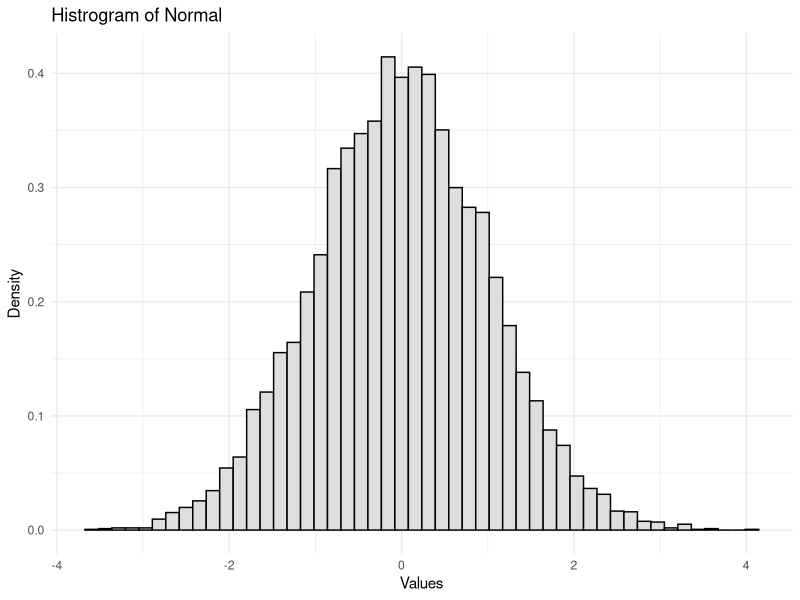
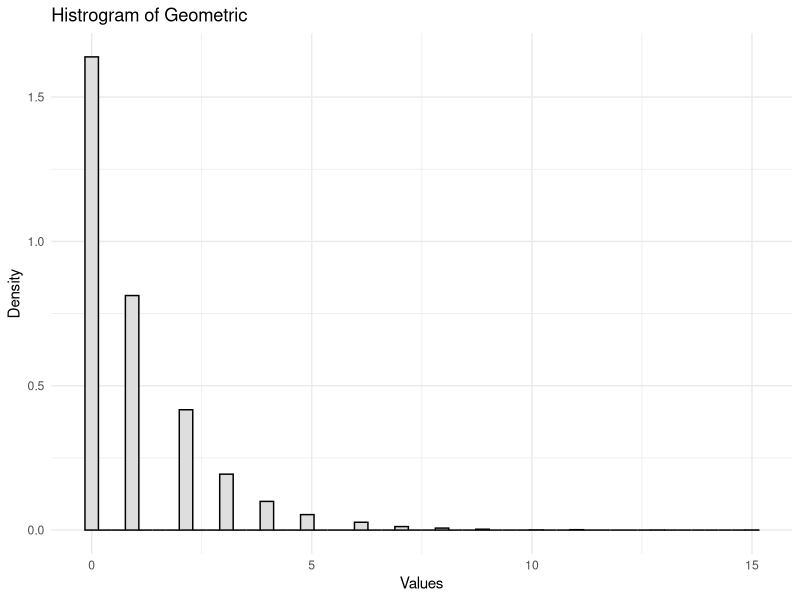
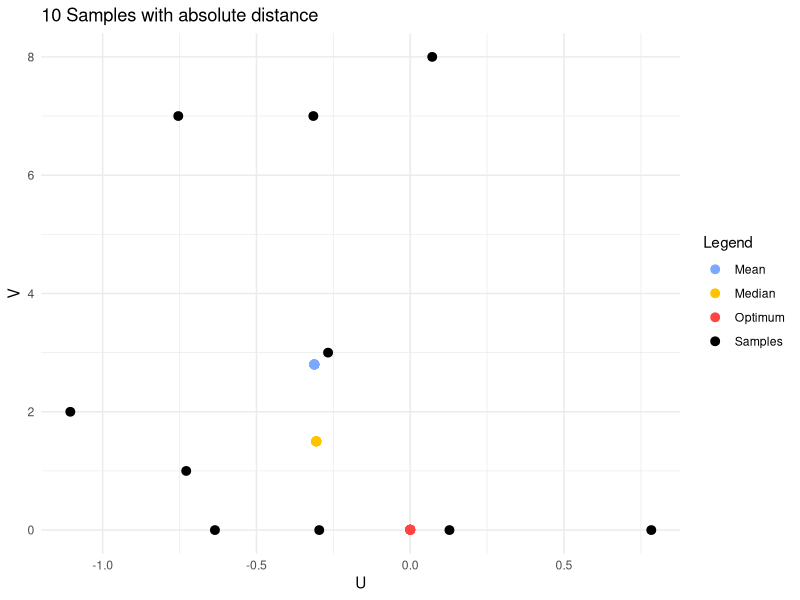
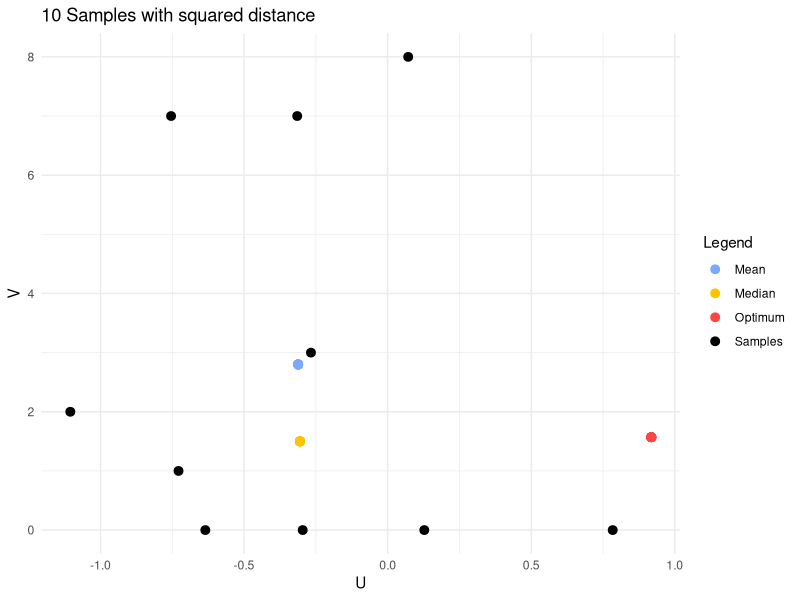
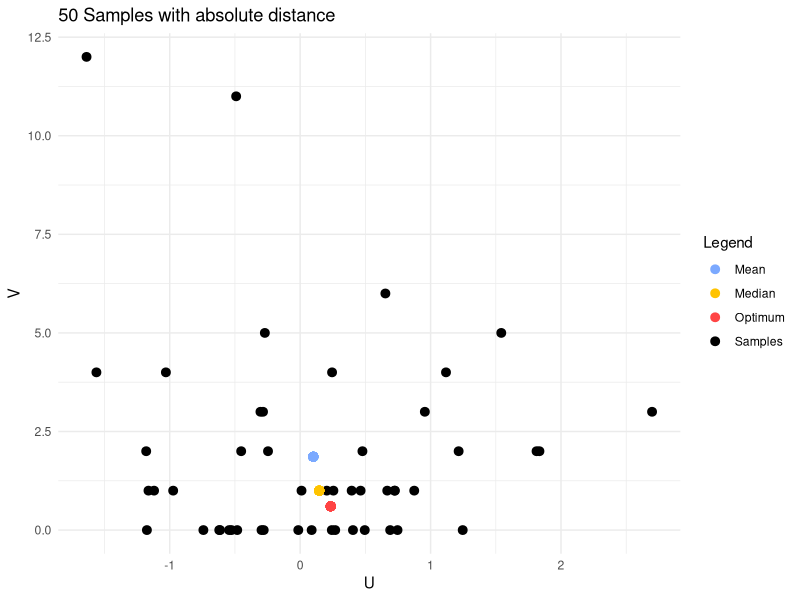
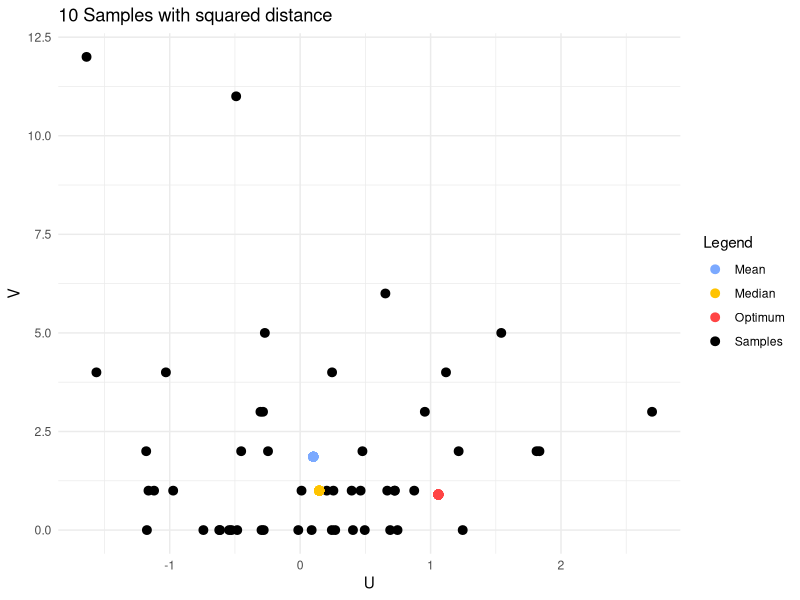

Write the R code that produced these figures, in order.
## ---- chunk 1
knitr::opts_chunk$set(echo = TRUE)
library(ggplot2)
## ---- chunk 2

rng_rnorm = function(n = 1) {
  
  theta = runif(ceiling(n/2), 0, 2*pi)
  d = runif(ceiling(n/2))
  
  res1 = sqrt(-2 * log(d)) * cos(theta)
  res2 = sqrt(-2 * log(d)) * sin(theta)
  
  res = c(res1, res2)
  
  return(res[1:n])
}

samples_norm = rng_rnorm(10000)

ggplot(data.frame(samples_norm)) +
  geom_histogram(aes(x = samples_norm, y=..density..),
                 color = "black", fill = "#dedede", bins = 50) +
  labs(title = "Histrogram of Normal",y = "Density",x = "Values",
       color = "Legend") + 
  theme_minimal()


## ---- chunk 3
rng_rgeom = function(n = 1, p = 0.5) {
  
  samples = numeric(n)
  
  for (i in 1:n) {
    cnt = 0
    while (sample(c(0,1), 1 ,replace=FALSE, prob=c(1-p,p)) == 0) {
      cnt = cnt +1
    }
    samples[i] = cnt
  }
  return(samples)
}

samples_geom = rng_rgeom(10000)

ggplot(data.frame(samples_geom)) +
  geom_histogram(aes(x = samples_geom, y=..density..),
                 color = "black", fill = "#dedede", bins = 50) +
  labs(title = "Histrogram of Geometric",y = "Density",x = "Values",
       color = "Legend") + 
  theme_minimal()

## ---- chunk 4

d_abs = function(x, y) {
  return(rowSums(abs(x - y)))
}

d_sq = function(x, y) {
  return(rowSums((x - y)^2))
}

fratchet_mean = function(y, X, w = 1, dist) {
  return(sum(w * dist(X, y)))
}

rng_bivariate = function(n, p) {
  U = rng_rnorm(n)
  V = rng_rgeom(n, p)
  
  return(as.matrix(data.frame(U, V)))
}

sample_10 = rng_bivariate(10, p = 1/3)
sample_50 = rng_bivariate(50, p = 1/3)
y_init_10 = c(mean(sample_10[,1]), mean(sample_10[,2]))
y_init_50 = c(mean(sample_50[,1]), mean(sample_50[,2]))

y_10_opt_abs = optim(y_init_10, fratchet_mean, method ="BFGS", w = 1,
                     dist = d_abs, X = sample_10, control = list(fnscale = 1))

y_10_opt_sq = optim(y_init_10, fratchet_mean, method ="BFGS", w = 1,
                     dist = d_sq, X = sample_10, control = list(fnscale =1))

y_50_opt_abs = optim(y_init_50, fratchet_mean, method ="BFGS", w = 1,
                     dist = d_abs, X = sample_50, control = list(fnscale =1))

y_50_opt_sq = optim(y_init_50, fratchet_mean, method ="BFGS", w = 1,
                     dist = d_sq, X = sample_50, control = list(fnscale =1))

## ---- chunk 5

samples_10_df_abs = data.frame(sample_10)
samples_10_df_abs$meanU = mean(samples_10_df_abs$U)
samples_10_df_abs$meanV = mean(samples_10_df_abs$V)
samples_10_df_abs$medianU = median(samples_10_df_abs$U)
samples_10_df_abs$medianV = median(samples_10_df_abs$V)
samples_10_df_abs$optU = y_10_opt_abs$par[1]
samples_10_df_abs$optV = y_10_opt_abs$par[2]

ggplot(samples_10_df_abs) + 
  geom_point(aes(x = U, y = V, colour = "Samples"), size = 2, stroke = 1) + 
  geom_point(aes(x = meanU, y = meanV, colour = "Mean"), size = 2, stroke = 1) + 
  geom_point(aes(x = medianU, y = medianV, colour = "Median"), size = 2, stroke = 1) +
  geom_point(aes(x = optU, y = optV, colour = "Optimum"), size = 2, stroke = 1) + 
  labs(title = "10 Samples with absolute distance", y = "V", x = "U", color ="Legend") + 
  scale_color_manual(values = c("#7BA9FF", "#FFC300", "#ff4444", "black")) +
  scale_shape_manual(values = c(21, 21, 21)) + 
  theme_minimal()

## ---- chunk 6

samples_10_df_sq = data.frame(sample_10)
samples_10_df_sq$meanU = mean(samples_10_df_sq$U)
samples_10_df_sq$meanV = mean(samples_10_df_sq$V)
samples_10_df_sq$medianU = median(samples_10_df_sq$U)
samples_10_df_sq$medianV = median(samples_10_df_sq$V)
samples_10_df_sq$optU = y_10_opt_sq$par[1]
samples_10_df_sq$optV = y_10_opt_sq$par[2]

ggplot(samples_10_df_sq) + 
  geom_point(aes(x = U, y = V, colour = "Samples"), size = 2, stroke = 1) + 
  geom_point(aes(x = meanU, y = meanV, colour = "Mean"), size = 2, stroke = 1) + 
  geom_point(aes(x = medianU, y = medianV, colour = "Median"), size = 2, stroke = 1) +
  geom_point(aes(x = optU, y = optV, colour = "Optimum"), size = 2, stroke = 1) + 
  labs(title = "10 Samples with squared distance", y = "V", x = "U", color ="Legend") + 
  scale_color_manual(values = c("#7BA9FF", "#FFC300", "#ff4444", "black")) +
  scale_shape_manual(values = c(21, 21, 21)) + 
  theme_minimal()

## ---- chunk 7

samples_50_df_abs = data.frame(sample_50)
samples_50_df_abs$meanU = mean(samples_50_df_abs$U)
samples_50_df_abs$meanV = mean(samples_50_df_abs$V)
samples_50_df_abs$medianU = median(samples_50_df_abs$U)
samples_50_df_abs$medianV = median(samples_50_df_abs$V)
samples_50_df_abs$optU = y_50_opt_abs$par[1]
samples_50_df_abs$optV = y_50_opt_abs$par[2]

ggplot(samples_50_df_abs) + 
  geom_point(aes(x = U, y = V, colour = "Samples"), size = 2, stroke = 1) + 
  geom_point(aes(x = meanU, y = meanV, colour = "Mean"), size = 2, stroke = 1) + 
  geom_point(aes(x = medianU, y = medianV, colour = "Median"), size = 2, stroke = 1) +
  geom_point(aes(x = optU, y = optV, colour = "Optimum"), size = 2, stroke = 1) + 
  labs(title = "50 Samples with absolute distance", y = "V", x = "U", color ="Legend") + 
  scale_color_manual(values = c("#7BA9FF", "#FFC300", "#ff4444", "black")) +
  scale_shape_manual(values = c(21, 21, 21)) + 
  theme_minimal()

## ---- chunk 8

samples_50_df_sq = data.frame(sample_50)
samples_50_df_sq$meanU = mean(samples_50_df_sq$U)
samples_50_df_sq$meanV = mean(samples_50_df_sq$V)
samples_50_df_sq$medianU = median(samples_50_df_sq$U)
samples_50_df_sq$medianV = median(samples_50_df_sq$V)
samples_50_df_sq$optU = y_50_opt_sq$par[1]
samples_50_df_sq$optV = y_50_opt_sq$par[2]

ggplot(samples_50_df_sq) + 
  geom_point(aes(x = U, y = V, colour = "Samples"), size = 2, stroke = 1) + 
  geom_point(aes(x = meanU, y = meanV, colour = "Mean"), size = 2, stroke = 1) + 
  geom_point(aes(x = medianU, y = medianV, colour = "Median"), size = 2, stroke = 1) +
  geom_point(aes(x = optU, y = optV, colour = "Optimum"), size = 2, stroke = 1) + 
  labs(title = "10 Samples with squared distance", y = "V", x = "U", color ="Legend") + 
  scale_color_manual(values = c("#7BA9FF", "#FFC300", "#ff4444", "black")) +
  scale_shape_manual(values = c(21, 21, 21)) + 
  theme_minimal()

